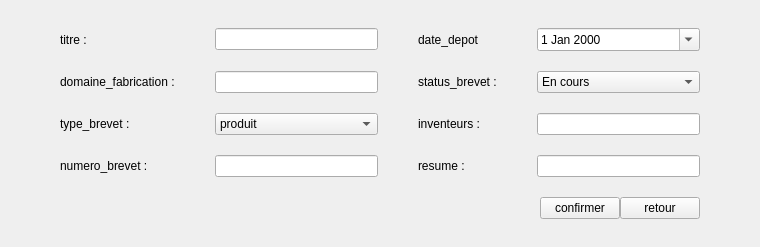
            <widget class="QWidget" name="page_pub_edit">
             <layout class="QGridLayout" name="gridLayoutPubEdit">
              <property name="leftMargin">
               <number>60</number>
              </property>
              <property name="topMargin">
               <number>28</number>
              </property>
              <property name="rightMargin">
               <number>60</number>
              </property>
              <property name="bottomMargin">
               <number>28</number>
              </property>
              <property name="horizontalSpacing">
               <number>40</number>
              </property>
              <property name="verticalSpacing">
               <number>20</number>
              </property>
              <item row="2" column="2">
               <widget class="QLabel" name="lblInventeursEdit">
                <property name="text">
                 <string>inventeurs :</string>
                </property>
               </widget>
              </item>
              <item row="0" column="1">
               <widget class="QLineEdit" name="lineTitreEdit"/>
              </item>
              <item row="2" column="0">
               <widget class="QLabel" name="lblTypeBrevetEdit">
                <property name="text">
                 <string>type_brevet :</string>
                </property>
               </widget>
              </item>
              <item row="3" column="3">
               <widget class="QLineEdit" name="lineResumeEdit"/>
              </item>
              <item row="1" column="0">
               <widget class="QLabel" name="lblDomaineEdit">
                <property name="text">
                 <string>domaine_fabrication :</string>
                </property>
               </widget>
              </item>
              <item row="2" column="1">
               <widget class="QComboBox" name="comboTypeBrevetEdit">
                <item>
                 <property name="text">
                  <string>produit</string>
                 </property>
                </item>
                <item>
                 <property name="text">
                  <string>procede</string>
                 </property>
                </item>
                <item>
                 <property name="text">
                  <string>amelioration</string>
                 </property>
                </item>
               </widget>
              </item>
              <item row="3" column="2">
               <widget class="QLabel" name="lblResumeEdit">
                <property name="text">
                 <string>resume :</string>
                </property>
               </widget>
              </item>
              <item row="1" column="3">
               <widget class="QComboBox" name="comboStatusBrevetEdit">
                <item>
                 <property name="text">
                  <string>En cours</string>
                 </property>
                </item>
                <item>
                 <property name="text">
                  <string>Depose</string>
                 </property>
                </item>
                <item>
                 <property name="text">
                  <string>Accepte</string>
                 </property>
                </item>
                <item>
                 <property name="text">
                  <string>Refuse</string>
                 </property>
                </item>
                <item>
                 <property name="text">
                  <string>Publie</string>
                 </property>
                </item>
               </widget>
              </item>
              <item row="0" column="3">
               <widget class="QDateEdit" name="dateDepotEdit">
                <property name="calendarPopup">
                 <bool>true</bool>
                </property>
                <property name="date">
                 <date>
                  <year>2000</year>
                  <month>1</month>
                  <day>1</day>
                 </date>
                </property>
               </widget>
              </item>
              <item row="5" column="0" colspan="4">
               <layout class="QHBoxLayout" name="hLayoutEditButtons">
                <item>
                 <spacer name="spacerEditButtons">
                  <property name="orientation">
                   <enum>Qt::Orientation::Horizontal</enum>
                  </property>
                  <property name="sizeHint" stdset="0">
                   <size>
                    <width>480</width>
                    <height>20</height>
                   </size>
                  </property>
                 </spacer>
                </item>
                <item>
                 <widget class="QPushButton" name="btnConfirmEditPub">
                  <property name="text">
                   <string>confirmer</string>
                  </property>
                 </widget>
                </item>
                <item>
                 <widget class="QPushButton" name="btnRetourEditPub">
                  <property name="text">
                   <string>retour</string>
                  </property>
                 </widget>
                </item>
               </layout>
              </item>
              <item row="2" column="3">
               <widget class="QLineEdit" name="lineInventeursEdit"/>
              </item>
              <item row="3" column="1">
               <widget class="QLineEdit" name="lineNumeroBrevetEdit"/>
              </item>
              <item row="0" column="2">
               <widget class="QLabel" name="lblDateDepotEdit">
                <property name="text">
                 <string>date_depot</string>
                </property>
               </widget>
              </item>
              <item row="0" column="0">
               <widget class="QLabel" name="lblTitreEdit">
                <property name="text">
                 <string>titre :</string>
                </property>
               </widget>
              </item>
              <item row="1" column="2">
               <widget class="QLabel" name="lblStatusBrevetEdit">
                <property name="text">
                 <string>status_brevet :</string>
                </property>
               </widget>
              </item>
              <item row="1" column="1">
               <widget class="QLineEdit" name="lineDomaineEdit"/>
              </item>
              <item row="3" column="0">
               <widget class="QLabel" name="lblNumeroBrevetEdit">
                <property name="text">
                 <string>numero_brevet :</string>
                </property>
               </widget>
              </item>
             </layout>
            </widget>
